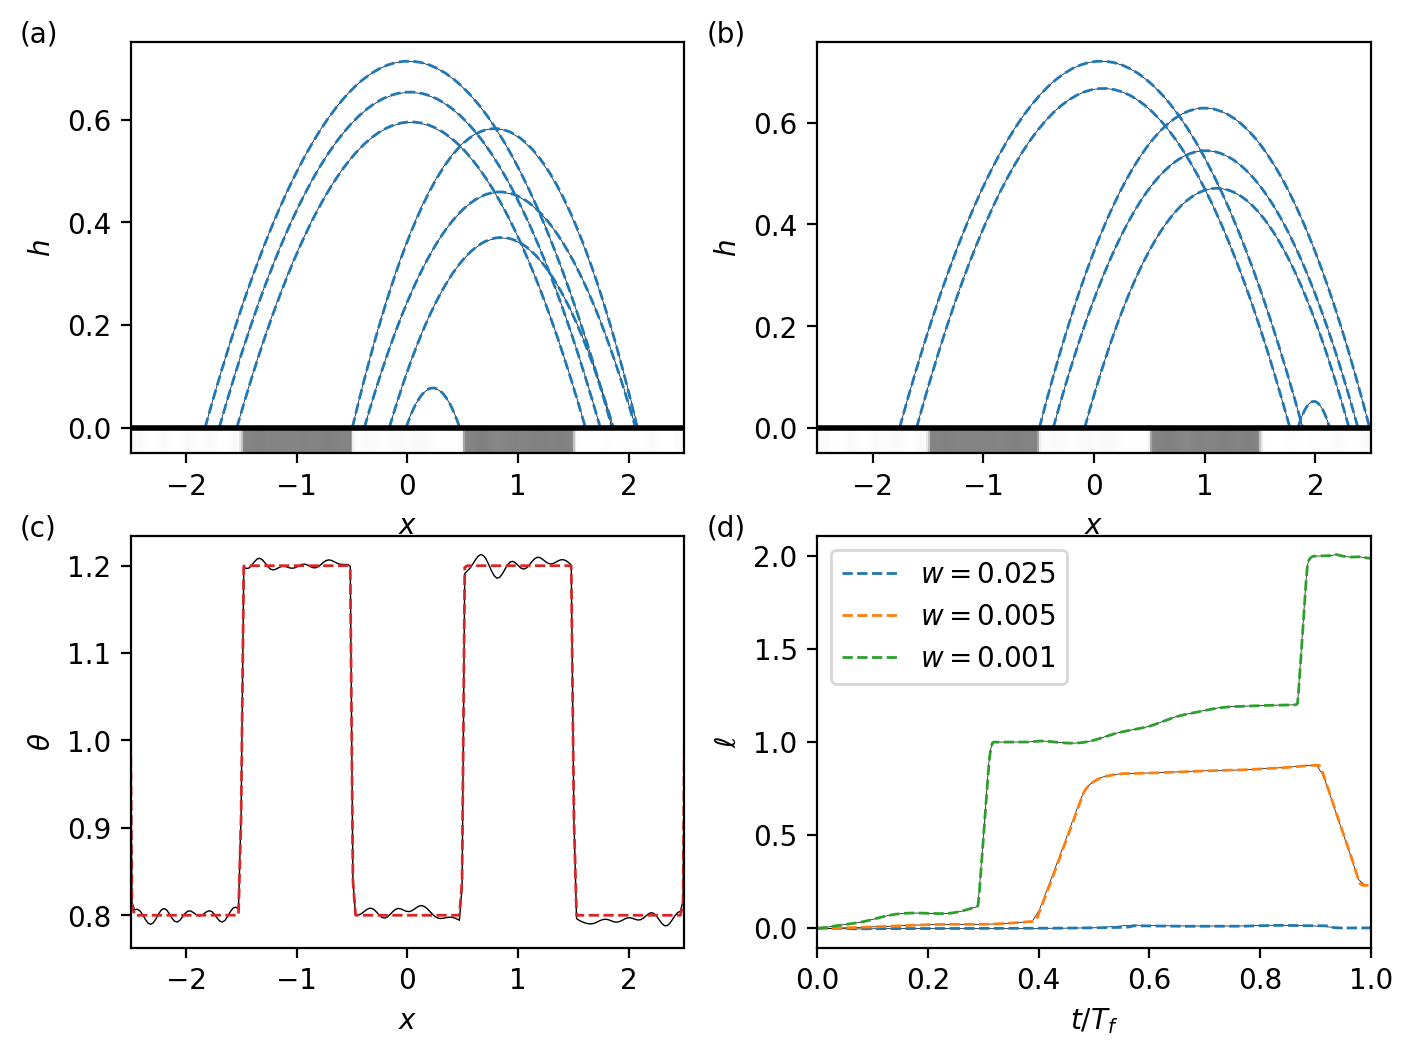

Recreate this plot in Python.
# -*- coding: utf-8 -*-
"""
Data generation for Figure 11
"""
import sys
sys.path.append("../main/")
from ODEdrop2D import *
from pdeloader import *
from matplotlib.gridspec import GridSpec
from scipy.io import loadmat
from mpl_toolkits.axes_grid1.inset_locator import inset_axes
from matplotlib.patches import Rectangle
from scipy.interpolate import interp1d


def V(t):
    return 2 - w*t, -w

data = loadmat('Figure11_Het.mat')
g = interp1d(data['x'].flatten(),data['G'].flatten())

# Array of w's
W = np.array([0.025,0.005,0.001])
Tf = 2/W-1 

Ts = (np.hstack((np.arange(50,350,50),[395])),np.hstack((np.arange(250,1500,250),[1990])))

fig = plt.figure(figsize=(8,6))
gs = GridSpec(2, 2, figure=fig,wspace=0.24) 

for iplot,w,t_plot,label in zip((0,1),(0.005,0.001),Ts,('a','b')):
    ax = fig.add_subplot(gs[0,iplot],adjustable='box')
    plt.sca(ax)
    PDEdata = loadmat("Figure11_PDE{0}.mat".format(int(1e3*w)))
    t_pde = PDEdata['tPDE'].flatten()

    drop = ODEdrop2D(ic=(1,-1),t_end=2/w-1,het=g,V=V,slip=1e-4)
    drop.solve()
    
    for ti in t_plot:
        i = np.argmin(np.abs(t_pde-ti))
        h = PDEdata['h'][i,:]
        x = PDEdata['xp'][i,:]
        plt.plot(x,h,'k',lw=0.25)
                   
    drop.draw(t_plot,ls='--',color='tab:blue',lw=1,xlim=(-2.5,2.5))
    ax.text(-3.5,ax.get_ylim()[1],'({0})'.format(label))
    ax.set_xlabel('$x$')
    ax.set_ylabel('$h$')
    
ax = fig.add_subplot(gs[1,0],adjustable='box')
ax.plot(data['x'].flatten(),data['G'].flatten(),'k',lw=0.5)
ax.plot(data['x'].flatten(),1-0.2*np.tanh(50*np.cos(np.pi*data['x'].flatten())),'--',lw=1,color='tab:red')
ax.set_xlim((-2.5,2.5))
ax.set_xlabel('$x$')
ax.set_ylabel('$\\theta$')
ax.text(-3.5,ax.get_ylim()[1],'(c)')

ax = fig.add_subplot(gs[1,1],adjustable='box')
ax.set_xlim((0,1))
plt.sca(ax)

for i in range(3):
    w = W[i]
    
    PDEdata = loadmat("Figure11_PDE{0}.mat".format(int(1e3*w)))
    l_pde = 0.5*(PDEdata['a'].flatten()+PDEdata['b'].flatten())
    t_pde = PDEdata['tPDE'].flatten()

    # Solve the ODE problem
    drop = ODEdrop2D(ic=(1,-1),t_end=Tf[i],het=g,V=V,flux=None,slip=1e-4)
    drop.solve()
    
    t = np.linspace(0,Tf[i],500)
    ab  = drop.evaluate(t)
    l = 0.5*(ab[0]+ab[1])
    plt.plot(t_pde[::5]/t_pde[-1],l_pde[::5],'k',lw=0.25)
    plt.plot(t/Tf[i],l,'--',lw=1,label='$w = {0}$'.format(w))
    
ax.text(-0.2,ax.get_ylim()[1],'(d)')
ax.set_ylabel('$\ell$')
ax.set_xlabel('$t/T_f$')
plt.legend()
plt.savefig('Figure11.png', bbox_inches='tight',dpi=200)